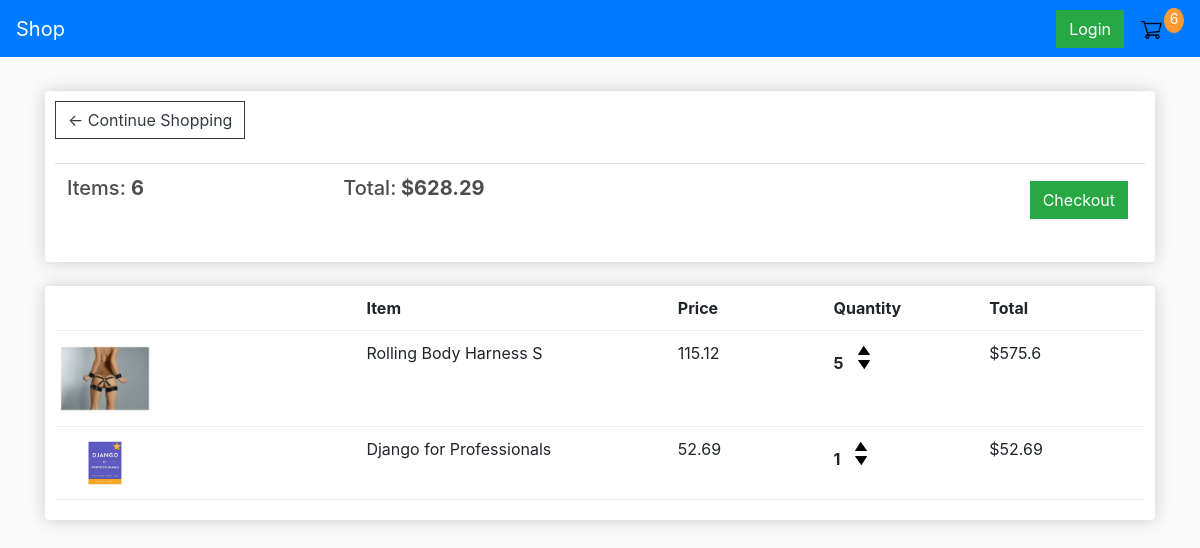
Page /cart_list/ (signed in) on the earlier database version.
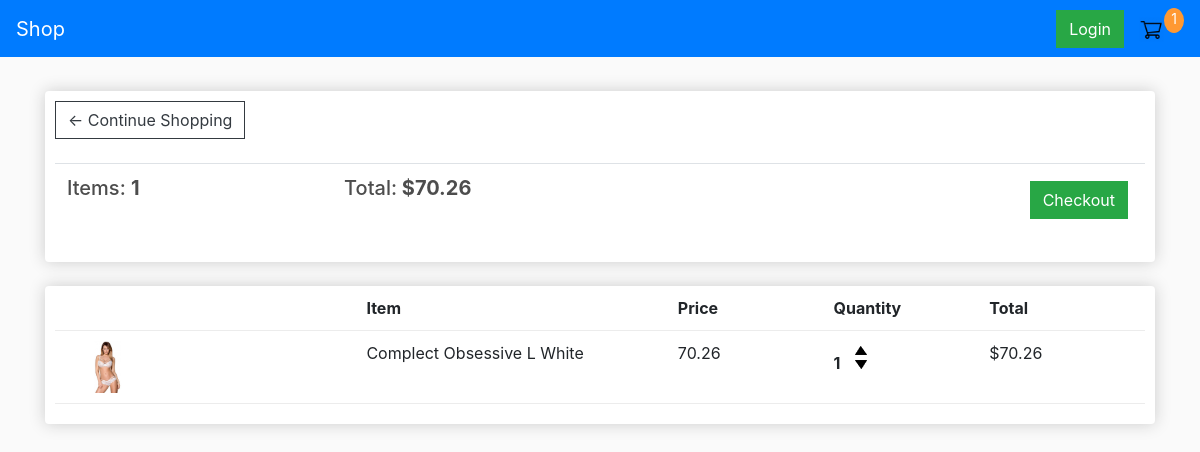
Same page on the later database version.
### shop/models.py (models this page shows, shortened)
class Order(models.Model):
    customer = models.ForeignKey(Customer, on_delete=models.SET_NULL, null=True, blank=True)
    date_ordered = models.DateTimeField(auto_now_add=True)
    complete = models.BooleanField(default=False)
    transaction_id = models.CharField(max_length=100, null=True)
    @property
    def get_cart_total(self):
        orderitems = self.orderitem_set.all()
        total = sum([item.get_total for item in orderitems])
        return total
    @property
    def get_cart_items(self):
        orderitems = self.orderitem_set.all()
        total = sum([item.quantity for item in orderitems])
        return total

class OrderItem(models.Model):
    product = models.ForeignKey(Product, on_delete=models.SET_NULL, null=True)
    order = models.ForeignKey(Order, on_delete=models.SET_NULL, null=True)
    quantity = models.IntegerField(default=0, null=True, blank=True)
    date_added = models.DateTimeField(auto_now_add=True)
    @property
    def get_total(self):
        total = self.product.price * self.quantity
        return total

class Product(models.Model):
    name = models.CharField(max_length=200)
    price = models.FloatField()
    digital = models.BooleanField(default=False,null=True, blank=True)
    image = models.ImageField(null=True, blank=True)
    @property
    def imageURL(self):
        try:
            url = self.image.url
        except:
            url = ''
        return url

### shop/views.py (the view)
# urls.py: path('cart_list/', views.cart_list, name="cart_list"),
def cart_list(request):
    data = cart_list_data(request)
    cartItems = data['cartItems']
    order = data['order']
    items = data['items']
    context = {'items': items, 'order': order, 'cartItems': cartItems}
    return render(request, 'shop/cart_list.html', context)

### shop/utils.py (called while the page is built)
def cart_list_data(request):
    if request.user.is_authenticated:
        customer = request.user.customer
        order, created = Order.objects.get_or_create(customer=customer, complete=False)
        items = order.orderitem_set.all()
        cartItems = order.get_cart_items
    else:
        cookieData = cookieCart(request)
        cartItems = cookieData['cartItems']
        order = cookieData['order']
        items = cookieData['items']
    return {"cartItems": cartItems, "order": order, "items": items}

### shop/templates/shop/Cart_list.html
{% extends 'shop/main.html' %}
{% load static %}
{% block content %}
<div class="row">
    <div class="col-lg-12">
        <div class="box-element">
            <a  class="btn btn-outline-dark" href="{% url 'shop' %}">&#x2190; Continue Shopping</a>
            <br>
            <br>
            <table class="table">
                <tr>
                    <th><h5>Items: <strong>{{order.get_cart_items}}</strong></h5></th>
                    <th><h5>Total:<strong> ${{order.get_cart_total|floatformat:2}}</strong></h5></th>
                    <th>
                        <a  style="float:right; margin:5px;" class="btn btn-success" href="{% url 'checkout' %}">Checkout</a>
                    </th>
                </tr>
            </table>
        </div>
        <br>
        <div class="box-element">
            <div class="cart-row">
                <div style="flex:2"></div>
                <div style="flex:2"><strong>Item</strong></div>
                <div style="flex:1"><strong>Price</strong></div>
                <div style="flex:1"><strong>Quantity</strong></div>
                <div style="flex:1"><strong>Total</strong></div>
            </div>
            {% for item in items %}
            <div class="cart-row">
                <div style="flex:2"><img class="row-image" src="{{ item.product.imageURL }}"></div>
                <div style="flex:2"><p>{{ item.product.name }}</p></div>
                <div style="flex:1"><p>{{ item.product.price|floatformat:2 }}</p></div>
                <div style="flex:1">
                    <p class="quantity">{{ item.quantity }}</p>
                    <div class="quantity">
                        <img data-product="{{ item.product.id }}" data-action="add" class="chg-quantity update-cart" src="{% static  'images/arrow-up.png' %}">
                        <img data-product="{{ item.product.id }}" data-action="remove" class="chg-quantity update-cart" src="{% static  'images/arrow-down.png' %}">
                    </div>
                </div>
                <div style="flex:1"><p>${{ item.get_total }}</p></div>
            </div>
            {% endfor %}
        </div>
    </div>
</div>
{% endblock content %}

Differences in the rows shown:
no longer on this page (row edited): Order: get_cart_items "6", get_cart_total "628.29"
removed OrderItem: product.imageURL (picture), product.name "Rolling Body Harness S", product.price "115.12", quantity "5", get_total "575.6"
no longer on this page (row edited): OrderItem: product.imageURL (picture), product.name "Django for Professionals", product.price "52.69", quantity "1", get_total "52.69"
added Order: get_cart_items "1", get_cart_total "70.26"
added OrderItem: product.imageURL (picture), product.name "Complect Obsessive L White", product.price "70.26", quantity "1", get_total "70.26"
Other differences:
{{ cartItems }}: "6" → "1"
